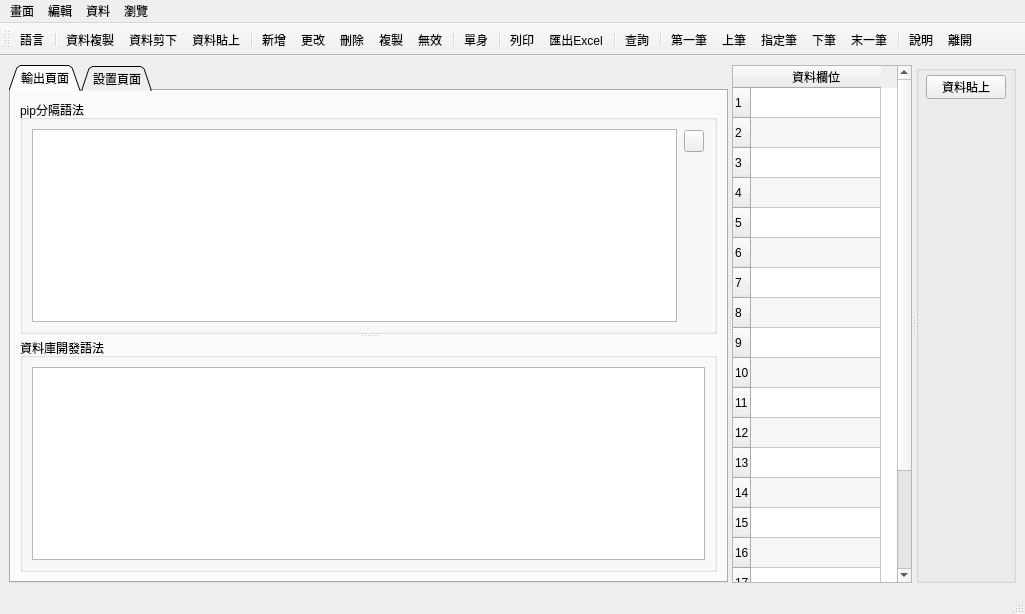
<?xml version="1.0" encoding="UTF-8"?>
<ui version="4.0">
 <author>Tiger</author>
 <class>pysplitter</class>
 <widget class="QMainWindow" name="pysplitter">
  <property name="geometry">
   <rect>
    <x>0</x>
    <y>0</y>
    <width>1025</width>
    <height>614</height>
   </rect>
  </property>
  <property name="windowTitle">
   <string>資料分隔處理器</string>
  </property>
  <property name="windowIcon">
   <iconset resource="pyspiltter.qrc">
    <normaloff>:/pic/icon/logo.jpg</normaloff>:/pic/icon/logo.jpg</iconset>
  </property>
  <widget class="QWidget" name="centralwidget">
   <property name="sizePolicy">
    <sizepolicy hsizetype="Expanding" vsizetype="Expanding">
     <horstretch>0</horstretch>
     <verstretch>0</verstretch>
    </sizepolicy>
   </property>
   <layout class="QGridLayout" name="gridLayout_4">
    <item row="0" column="0">
     <widget class="QSplitter" name="splitter_2">
      <property name="orientation">
       <enum>Qt::Horizontal</enum>
      </property>
      <widget class="QTabWidget" name="tabWidget">
       <property name="minimumSize">
        <size>
         <width>500</width>
         <height>0</height>
        </size>
       </property>
       <property name="tabPosition">
        <enum>QTabWidget::North</enum>
       </property>
       <property name="tabShape">
        <enum>QTabWidget::Triangular</enum>
       </property>
       <property name="currentIndex">
        <number>0</number>
       </property>
       <property name="elideMode">
        <enum>Qt::ElideLeft</enum>
       </property>
       <property name="documentMode">
        <bool>false</bool>
       </property>
       <property name="tabsClosable">
        <bool>false</bool>
       </property>
       <property name="movable">
        <bool>true</bool>
       </property>
       <widget class="QWidget" name="tab1">
        <attribute name="icon">
         <iconset resource="pyspiltter.qrc">
          <normaloff>:/pic/icon/group.png</normaloff>:/pic/icon/group.png</iconset>
        </attribute>
        <attribute name="title">
         <string>輸出頁面</string>
        </attribute>
        <layout class="QGridLayout" name="gridLayout">
         <item row="0" column="0">
          <widget class="QSplitter" name="splitter">
           <property name="orientation">
            <enum>Qt::Vertical</enum>
           </property>
           <widget class="QGroupBox" name="groupBox_2">
            <property name="minimumSize">
             <size>
              <width>200</width>
              <height>200</height>
             </size>
            </property>
            <property name="title">
             <string>pip分隔語法</string>
            </property>
            <layout class="QGridLayout" name="gridLayout_5">
             <item row="0" column="0">
              <widget class="QTextEdit" name="pipediter">
               <property name="font">
                <font>
                 <family>Microsoft JhengHei UI</family>
                </font>
               </property>
               <property name="toolTip">
                <string/>
               </property>
               <property name="toolTipDuration">
                <number>-1</number>
               </property>
               <property name="statusTip">
                <string/>
               </property>
               <property name="frameShape">
                <enum>QFrame::StyledPanel</enum>
               </property>
               <property name="frameShadow">
                <enum>QFrame::Sunken</enum>
               </property>
               <property name="lineWrapMode">
                <enum>QTextEdit::WidgetWidth</enum>
               </property>
               <property name="acceptRichText">
                <bool>false</bool>
               </property>
               <property name="placeholderText">
                <string extracomment="輸入方式  A|B|C"/>
               </property>
              </widget>
             </item>
             <item row="0" column="1">
              <widget class="QWidget" name="widget" native="true">
               <property name="maximumSize">
                <size>
                 <width>30</width>
                 <height>16777215</height>
                </size>
               </property>
               <layout class="QFormLayout" name="formLayout_2">
                <property name="horizontalSpacing">
                 <number>1</number>
                </property>
                <property name="verticalSpacing">
                 <number>1</number>
                </property>
                <property name="leftMargin">
                 <number>1</number>
                </property>
                <property name="topMargin">
                 <number>1</number>
                </property>
                <property name="rightMargin">
                 <number>1</number>
                </property>
                <property name="bottomMargin">
                 <number>1</number>
                </property>
                <item row="0" column="0">
                 <widget class="QPushButton" name="convert">
                  <property name="maximumSize">
                   <size>
                    <width>20</width>
                    <height>16777215</height>
                   </size>
                  </property>
                  <property name="text">
                   <string/>
                  </property>
                  <property name="icon">
                   <iconset>
                    <normalon>:/pic/icon/next.png</normalon>
                   </iconset>
                  </property>
                 </widget>
                </item>
               </layout>
              </widget>
             </item>
            </layout>
           </widget>
           <widget class="QGroupBox" name="groupBox_3">
            <property name="maximumSize">
             <size>
              <width>16777215</width>
              <height>300</height>
             </size>
            </property>
            <property name="title">
             <string>資料庫開發語法</string>
            </property>
            <layout class="QHBoxLayout" name="horizontalLayout">
             <item>
              <widget class="QTextEdit" name="sqlediter">
               <property name="font">
                <font>
                 <family>Microsoft JhengHei UI</family>
                </font>
               </property>
               <property name="toolTip">
                <string extracomment="開發者用合併字串[sqlediter]"/>
               </property>
               <property name="toolTipDuration">
                <number>-1</number>
               </property>
               <property name="statusTip">
                <string extracomment="開發者用合併字串[sqlediter]"/>
               </property>
               <property name="whatsThis">
                <string extracomment="開發者用合併字串[sqlediter]"/>
               </property>
               <property name="readOnly">
                <bool>true</bool>
               </property>
              </widget>
             </item>
            </layout>
           </widget>
          </widget>
         </item>
        </layout>
       </widget>
       <widget class="QWidget" name="tab2">
        <attribute name="icon">
         <iconset resource="pyspiltter.qrc">
          <normaloff>:/pic/icon/start.png</normaloff>:/pic/icon/start.png</iconset>
        </attribute>
        <attribute name="title">
         <string>設置頁面</string>
        </attribute>
        <layout class="QGridLayout" name="gridLayout_2">
         <item row="0" column="0">
          <widget class="QGroupBox" name="groupBox_4">
           <property name="title">
            <string>條件設定</string>
           </property>
           <layout class="QFormLayout" name="formLayout">
            <item row="0" column="0">
             <layout class="QGridLayout" name="gridLayout_3" columnstretch="1,2">
              <item row="0" column="0">
               <widget class="QLabel" name="label">
                <property name="minimumSize">
                 <size>
                  <width>100</width>
                  <height>0</height>
                 </size>
                </property>
                <property name="text">
                 <string>區隔方式</string>
                </property>
               </widget>
              </item>
              <item row="0" column="1">
               <widget class="QComboBox" name="comboBox">
                <property name="minimumSize">
                 <size>
                  <width>200</width>
                  <height>0</height>
                 </size>
                </property>
                <item>
                 <property name="text">
                  <string>使用 | 區隔</string>
                 </property>
                </item>
                <item>
                 <property name="text">
                  <string>使用 , 區隔</string>
                 </property>
                </item>
                <item>
                 <property name="text">
                  <string>使用 ; 區隔</string>
                 </property>
                </item>
               </widget>
              </item>
             </layout>
            </item>
           </layout>
          </widget>
         </item>
        </layout>
       </widget>
      </widget>
      <widget class="QTableWidget" name="datatable">
       <property name="minimumSize">
        <size>
         <width>180</width>
         <height>0</height>
        </size>
       </property>
       <property name="maximumSize">
        <size>
         <width>180</width>
         <height>16777215</height>
        </size>
       </property>
       <property name="inputMethodHints">
        <set>Qt::ImhMultiLine</set>
       </property>
       <property name="editTriggers">
        <set>QAbstractItemView::AllEditTriggers</set>
       </property>
       <property name="dragDropOverwriteMode">
        <bool>false</bool>
       </property>
       <property name="dragDropMode">
        <enum>QAbstractItemView::NoDragDrop</enum>
       </property>
       <property name="alternatingRowColors">
        <bool>true</bool>
       </property>
       <property name="verticalScrollMode">
        <enum>QAbstractItemView::ScrollPerItem</enum>
       </property>
       <property name="gridStyle">
        <enum>Qt::SolidLine</enum>
       </property>
       <property name="sortingEnabled">
        <bool>true</bool>
       </property>
       <property name="rowCount">
        <number>20</number>
       </property>
       <property name="columnCount">
        <number>1</number>
       </property>
       <attribute name="horizontalHeaderVisible">
        <bool>true</bool>
       </attribute>
       <attribute name="horizontalHeaderCascadingSectionResizes">
        <bool>true</bool>
       </attribute>
       <attribute name="horizontalHeaderDefaultSectionSize">
        <number>130</number>
       </attribute>
       <attribute name="verticalHeaderVisible">
        <bool>true</bool>
       </attribute>
       <row/>
       <row/>
       <row/>
       <row/>
       <row/>
       <row/>
       <row/>
       <row/>
       <row/>
       <row/>
       <row/>
       <row/>
       <row/>
       <row/>
       <row/>
       <row/>
       <row/>
       <row/>
       <row/>
       <row/>
       <column>
        <property name="text">
         <string>資料欄位</string>
        </property>
        <property name="background">
         <color>
          <red>170</red>
          <green>255</green>
          <blue>255</blue>
         </color>
        </property>
       </column>
      </widget>
      <widget class="QGroupBox" name="groupBox">
       <property name="minimumSize">
        <size>
         <width>100</width>
         <height>0</height>
        </size>
       </property>
       <property name="maximumSize">
        <size>
         <width>100</width>
         <height>16777215</height>
        </size>
       </property>
       <property name="title">
        <string/>
       </property>
       <widget class="QPushButton" name="excel">
        <property name="geometry">
         <rect>
          <x>10</x>
          <y>10</y>
          <width>80</width>
          <height>24</height>
         </rect>
        </property>
        <property name="sizePolicy">
         <sizepolicy hsizetype="Expanding" vsizetype="Expanding">
          <horstretch>0</horstretch>
          <verstretch>0</verstretch>
         </sizepolicy>
        </property>
        <property name="minimumSize">
         <size>
          <width>80</width>
          <height>23</height>
         </size>
        </property>
        <property name="text">
         <string>資料貼上</string>
        </property>
        <property name="icon">
         <iconset>
          <normalon>:/pic/icon/paste.png</normalon>
         </iconset>
        </property>
       </widget>
      </widget>
     </widget>
    </item>
   </layout>
  </widget>
  <widget class="QMenuBar" name="menubar">
   <property name="geometry">
    <rect>
     <x>0</x>
     <y>0</y>
     <width>1025</width>
     <height>21</height>
    </rect>
   </property>
   <widget class="QMenu" name="menu_1">
    <property name="title">
     <string>畫面</string>
    </property>
    <addaction name="help2"/>
    <addaction name="about"/>
    <addaction name="separator"/>
    <addaction name="controlz"/>
    <addaction name="separator"/>
    <addaction name="exit2"/>
   </widget>
   <widget class="QMenu" name="menu_2">
    <property name="title">
     <string>編輯</string>
    </property>
   </widget>
   <widget class="QMenu" name="menu_3">
    <property name="title">
     <string>資料</string>
    </property>
   </widget>
   <widget class="QMenu" name="menu_4">
    <property name="title">
     <string>瀏覽</string>
    </property>
   </widget>
   <addaction name="menu_1"/>
   <addaction name="menu_2"/>
   <addaction name="menu_3"/>
   <addaction name="menu_4"/>
  </widget>
  <widget class="QToolBar" name="toolBar">
   <property name="minimumSize">
    <size>
     <width>0</width>
     <height>0</height>
    </size>
   </property>
   <property name="cursor">
    <cursorShape>WhatsThisCursor</cursorShape>
   </property>
   <property name="windowTitle">
    <string>toolBar</string>
   </property>
   <property name="toolButtonStyle">
    <enum>Qt::ToolButtonTextUnderIcon</enum>
   </property>
   <attribute name="toolBarArea">
    <enum>TopToolBarArea</enum>
   </attribute>
   <attribute name="toolBarBreak">
    <bool>false</bool>
   </attribute>
   <addaction name="lang"/>
   <addaction name="separator"/>
   <addaction name="editcopy"/>
   <addaction name="editcut"/>
   <addaction name="editpaste"/>
   <addaction name="separator"/>
   <addaction name="insert"/>
   <addaction name="modify"/>
   <addaction name="delete_2"/>
   <addaction name="reproduce"/>
   <addaction name="invalid"/>
   <addaction name="separator"/>
   <addaction name="detail"/>
   <addaction name="separator"/>
   <addaction name="printer"/>
   <addaction name="exporttoexcel"/>
   <addaction name="separator"/>
   <addaction name="query"/>
   <addaction name="separator"/>
   <addaction name="first"/>
   <addaction name="previous"/>
   <addaction name="jump"/>
   <addaction name="next"/>
   <addaction name="last"/>
   <addaction name="separator"/>
   <addaction name="help"/>
   <addaction name="exit"/>
  </widget>
  <widget class="QStatusBar" name="statusbar"/>
  <action name="lang">
   <property name="icon">
    <iconset resource="pyspiltter.qrc">
     <normaloff>:/pic/icon/lingua.png</normaloff>:/pic/icon/lingua.png</iconset>
   </property>
   <property name="text">
    <string>語言</string>
   </property>
   <property name="shortcut">
    <string>Ctrl+L</string>
   </property>
  </action>
  <action name="editcopy">
   <property name="icon">
    <iconset resource="pyspiltter.qrc">
     <normaloff>:/pic/icon/copy.png</normaloff>
     <normalon>:/pic/icon/copy.png</normalon>:/pic/icon/copy.png</iconset>
   </property>
   <property name="text">
    <string>資料複製</string>
   </property>
   <property name="toolTip">
    <string>資料複製</string>
   </property>
  </action>
  <action name="editcut">
   <property name="icon">
    <iconset>
     <normalon>:/pic/icon/cut.png</normalon>
    </iconset>
   </property>
   <property name="text">
    <string>資料剪下</string>
   </property>
   <property name="toolTip">
    <string>資料剪下</string>
   </property>
  </action>
  <action name="editpaste">
   <property name="icon">
    <iconset>
     <normalon>:/pic/icon/paste.png</normalon>
    </iconset>
   </property>
   <property name="text">
    <string>資料貼上</string>
   </property>
   <property name="toolTip">
    <string>資料貼上</string>
   </property>
  </action>
  <action name="insert">
   <property name="icon">
    <iconset>
     <normalon>:/pic/icon/new.png</normalon>
    </iconset>
   </property>
   <property name="text">
    <string>新增</string>
   </property>
   <property name="toolTip">
    <string>[F1]建立資料</string>
   </property>
   <property name="shortcut">
    <string>F1</string>
   </property>
  </action>
  <action name="help2">
   <property name="icon">
    <iconset resource="pyspiltter.qrc">
     <normaloff>:/pic/icon/help.png</normaloff>:/pic/icon/help.png</iconset>
   </property>
   <property name="text">
    <string>說明</string>
   </property>
  </action>
  <action name="about">
   <property name="icon">
    <iconset resource="pyspiltter.qrc">
     <normaloff>:/pic/icon/information.png</normaloff>
     <normalon>:/pic/icon/about.png</normalon>:/pic/icon/information.png</iconset>
   </property>
   <property name="text">
    <string>程式資訊</string>
   </property>
   <property name="toolTip">
    <string>程式資訊</string>
   </property>
  </action>
  <action name="controlz">
   <property name="icon">
    <iconset>
     <normalon>:/pic/icon/key.png</normalon>
    </iconset>
   </property>
   <property name="text">
    <string>必要欄位</string>
   </property>
   <property name="toolTip">
    <string>必要欄位</string>
   </property>
   <property name="shortcut">
    <string>Ctrl+R</string>
   </property>
  </action>
  <action name="exit2">
   <property name="icon">
    <iconset resource="pyspiltter.qrc">
     <normaloff>:/pic/icon/quit.png</normaloff>:/pic/icon/quit.png</iconset>
   </property>
   <property name="text">
    <string>離開</string>
   </property>
  </action>
  <action name="modify">
   <property name="icon">
    <iconset>
     <normalon>:/pic/icon/pen.png</normalon>
    </iconset>
   </property>
   <property name="text">
    <string>更改</string>
   </property>
   <property name="toolTip">
    <string>[u]修改資料</string>
   </property>
   <property name="shortcut">
    <string>U</string>
   </property>
  </action>
  <action name="delete_2">
   <property name="icon">
    <iconset>
     <normalon>:/pic/icon/delete.png</normalon>
    </iconset>
   </property>
   <property name="text">
    <string>刪除</string>
   </property>
   <property name="toolTip">
    <string>[F2]刪除資料</string>
   </property>
   <property name="shortcut">
    <string>F2</string>
   </property>
  </action>
  <action name="reproduce">
   <property name="icon">
    <iconset resource="pyspiltter.qrc">
     <normaloff>:/pic/icon/copy.png</normaloff>:/pic/icon/copy.png</iconset>
   </property>
   <property name="text">
    <string>複製</string>
   </property>
   <property name="toolTip">
    <string>[c]複製目前資料</string>
   </property>
   <property name="shortcut">
    <string>C</string>
   </property>
  </action>
  <action name="invalid">
   <property name="icon">
    <iconset>
     <normalon>:/pic/icon/garbage.png</normalon>
    </iconset>
   </property>
   <property name="text">
    <string>無效</string>
   </property>
   <property name="toolTip">
    <string>[x]使資料無效</string>
   </property>
   <property name="shortcut">
    <string>X</string>
   </property>
  </action>
  <action name="detail">
   <property name="icon">
    <iconset>
     <normalon>:/pic/icon/prop.png</normalon>
    </iconset>
   </property>
   <property name="text">
    <string>單身</string>
   </property>
   <property name="toolTip">
    <string>[b]編輯單身資料</string>
   </property>
   <property name="shortcut">
    <string>B</string>
   </property>
  </action>
  <action name="printer">
   <property name="icon">
    <iconset>
     <normalon>:/pic/icon/printer.png</normalon>
    </iconset>
   </property>
   <property name="text">
    <string>列印</string>
   </property>
   <property name="toolTip">
    <string>[o]列印報表</string>
   </property>
   <property name="shortcut">
    <string>P</string>
   </property>
  </action>
  <action name="exporttoexcel">
   <property name="icon">
    <iconset>
     <normalon>:/pic/icon/export.png</normalon>
    </iconset>
   </property>
   <property name="text">
    <string>匯出Excel</string>
   </property>
   <property name="toolTip">
    <string>[e]單身匯出Excel</string>
   </property>
   <property name="shortcut">
    <string>E</string>
   </property>
  </action>
  <action name="query">
   <property name="icon">
    <iconset>
     <normalon>:/pic/icon/filefind.png</normalon>
    </iconset>
   </property>
   <property name="text">
    <string>查詢</string>
   </property>
   <property name="toolTip">
    <string>[q]尋找資料</string>
   </property>
   <property name="shortcut">
    <string>Q</string>
   </property>
  </action>
  <action name="qbe_select">
   <property name="icon">
    <iconset resource="pyspiltter.qrc">
     <normaloff>:/pic/icon/file_q.png</normaloff>
     <normalon>:/pic/icon/filefind.png</normalon>:/pic/icon/file_q.png</iconset>
   </property>
   <property name="text">
    <string>條件查詢</string>
   </property>
   <property name="toolTip">
    <string>[Ctrl+Q]查詢條件列表</string>
   </property>
   <property name="shortcut">
    <string>Ctrl+Q</string>
   </property>
  </action>
  <action name="qbe_save">
   <property name="icon">
    <iconset>
     <normalon>:/pic/icon/file_w.png</normalon>
    </iconset>
   </property>
   <property name="text">
    <string>條件儲存</string>
   </property>
   <property name="toolTip">
    <string>[Ctrl+W]查詢條件儲存</string>
   </property>
   <property name="shortcut">
    <string>Ctrl+W</string>
   </property>
  </action>
  <action name="first">
   <property name="icon">
    <iconset>
     <normalon>:/pic/icon/gobegin.png</normalon>
    </iconset>
   </property>
   <property name="text">
    <string>第一筆</string>
   </property>
   <property name="toolTip">
    <string>[f]移到第一筆資料</string>
   </property>
   <property name="shortcut">
    <string>F</string>
   </property>
  </action>
  <action name="previous">
   <property name="icon">
    <iconset>
     <normalon>:/pic/icon/prev.png</normalon>
    </iconset>
   </property>
   <property name="text">
    <string>上筆</string>
   </property>
   <property name="toolTip">
    <string>[p]移到上一筆資料</string>
   </property>
   <property name="shortcut">
    <string>P</string>
   </property>
  </action>
  <action name="jump">
   <property name="icon">
    <iconset>
     <normalon>:/pic/icon/balloon.png</normalon>
    </iconset>
   </property>
   <property name="text">
    <string>指定筆</string>
   </property>
   <property name="toolTip">
    <string>[j]移到指定筆數資料</string>
   </property>
   <property name="shortcut">
    <string>J</string>
   </property>
  </action>
  <action name="next">
   <property name="icon">
    <iconset>
     <normalon>:/pic/icon/next.png</normalon>
    </iconset>
   </property>
   <property name="text">
    <string>下筆</string>
   </property>
   <property name="toolTip">
    <string>[n]移到下一筆資料</string>
   </property>
   <property name="shortcut">
    <string>N</string>
   </property>
  </action>
  <action name="last">
   <property name="icon">
    <iconset>
     <normalon>:/pic/icon/goend.png</normalon>
    </iconset>
   </property>
   <property name="text">
    <string>末一筆</string>
   </property>
   <property name="toolTip">
    <string>[l]移到最後一筆資料</string>
   </property>
   <property name="shortcut">
    <string>L</string>
   </property>
  </action>
  <action name="key">
   <property name="icon">
    <iconset>
     <normalon>:/pic/icon/key.png</normalon>
    </iconset>
   </property>
   <property name="text">
    <string>必要欄位</string>
   </property>
   <property name="toolTip">
    <string>[Ctrl+R]必須輸入的欄位清單</string>
   </property>
   <property name="shortcut">
    <string>Ctrl+R</string>
   </property>
  </action>
  <action name="help">
   <property name="icon">
    <iconset>
     <normalon>:/pic/icon/help.png</normalon>
    </iconset>
   </property>
   <property name="text">
    <string>說明</string>
   </property>
   <property name="toolTip">
    <string>[Ctrl+H]內容說明</string>
   </property>
   <property name="shortcutContext">
    <enum>Qt::ApplicationShortcut</enum>
   </property>
  </action>
  <action name="exit">
   <property name="icon">
    <iconset>
     <normalon>:/pic/icon/quit.png</normalon>
    </iconset>
   </property>
   <property name="text">
    <string>離開</string>
   </property>
   <property name="toolTip">
    <string>[Esc]離開程式</string>
   </property>
   <property name="shortcutContext">
    <enum>Qt::ApplicationShortcut</enum>
   </property>
  </action>
 </widget>
 <tabstops>
  <tabstop>tabWidget</tabstop>
  <tabstop>pipediter</tabstop>
  <tabstop>sqlediter</tabstop>
  <tabstop>datatable</tabstop>
  <tabstop>comboBox</tabstop>
 </tabstops>
 <resources>
  <include location="pyspiltter.qrc"/>
 </resources>
 <connections/>
 <designerdata>
  <property name="gridDeltaX">
   <number>10</number>
  </property>
  <property name="gridDeltaY">
   <number>10</number>
  </property>
  <property name="gridSnapX">
   <bool>true</bool>
  </property>
  <property name="gridSnapY">
   <bool>true</bool>
  </property>
  <property name="gridVisible">
   <bool>true</bool>
  </property>
 </designerdata>
</ui>
